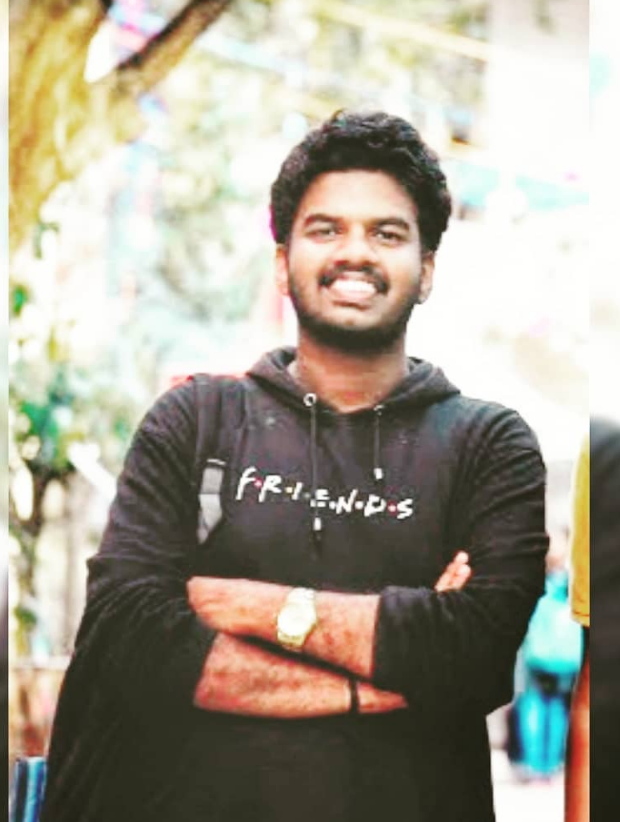
#> input picture image.png, 620 x 822 px
$ jupyter execute Cartoonize.ipynb
#> lines starting #> are read from the running program, lines starting #| are printed output that depends on the picture; after the words box and inside, x2 and y2 are one past the last pixel; in counts of white or black regions, pixels touching at a corner belong together
[cell 1]
import cv2
import numpy as np
import matplotlib.pyplot as plt

[cell 2]
num_down = 2
num_bilateral = 7

[cell 3]
img_rgb = cv2.imread('image.png')
#> img_rgb is the input picture: shape (822, 620, 3); mean B, G, R 143.1, 157.7, 163.3
print(img_rgb.shape)
#| (822, 620, 3)

[cell 4]
img_rgb = cv2.cvtColor(img_rgb,cv2.COLOR_BGR2RGB)
plt.imshow(img_rgb)

[cell 5]
img_rgb = cv2.resize(img_rgb,(800,800))
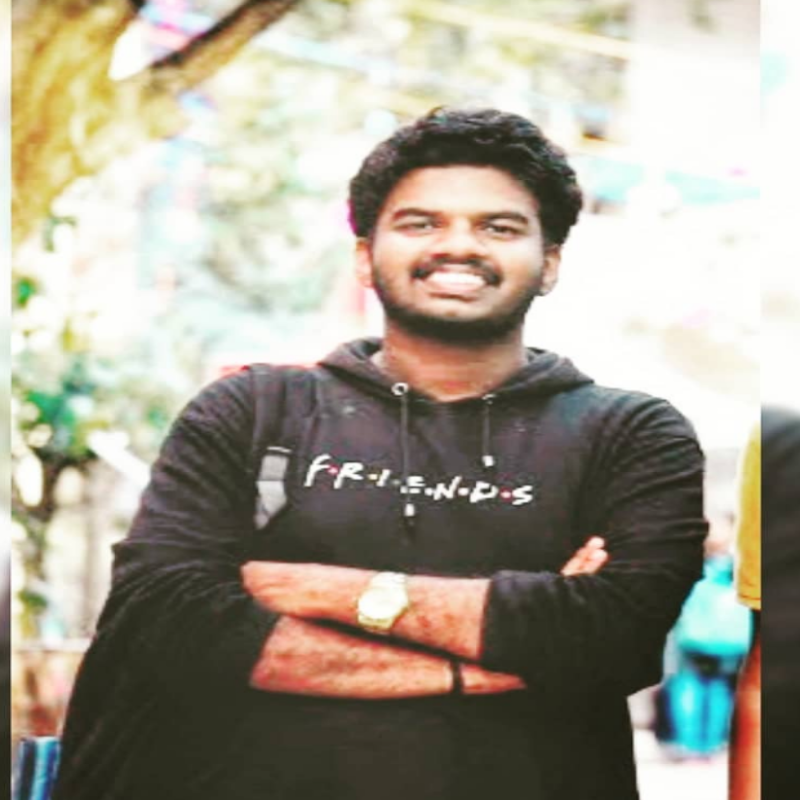
#> img_rgb: shape (800, 800, 3); mean R, G, B 163.2, 157.6, 143
print(img_rgb.shape)
#| (800, 800, 3)

## Downsample the image

[cell 6]
img_color = img_rgb
for _ in range(num_bilateral):
    img_color = cv2.bilateralFilter(img_color,d=9,sigmaColor=9,sigmaSpace=7)

[cell 7]
plt.imshow(img_color)

## Upsample,grayscaling,medium blurring and thresholding

[cell 8]
for _ in range(num_down):
    img_color = cv2.pyrUp(img_color)

[cell 9]
plt.imshow(img_color)

[cell 10]
img_gray = cv2.cvtColor(img_rgb,cv2.COLOR_RGB2GRAY)
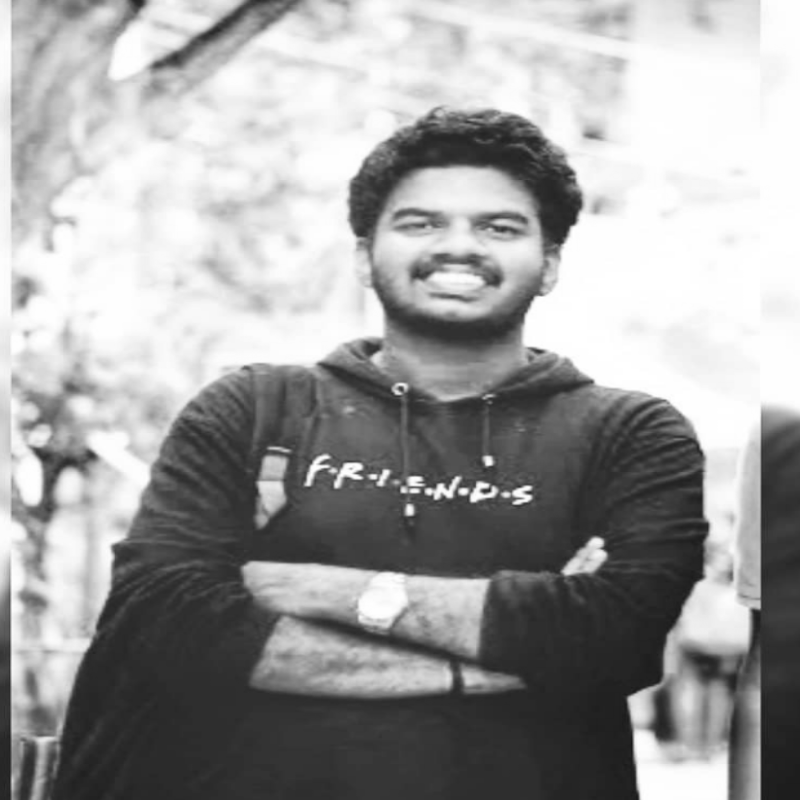
#> img_gray: shape (800, 800); min 23, max 255, mean 157.6
img_blur = cv2.medianBlur(img_gray,11)

[cell 11]
plt.imshow(img_blur,cmap='gray')

[cell 12]
img_edge = cv2.adaptiveThreshold(img_blur,200,cv2.ADAPTIVE_THRESH_MEAN_C,cv2.THRESH_BINARY,blockSize=9,C=2)
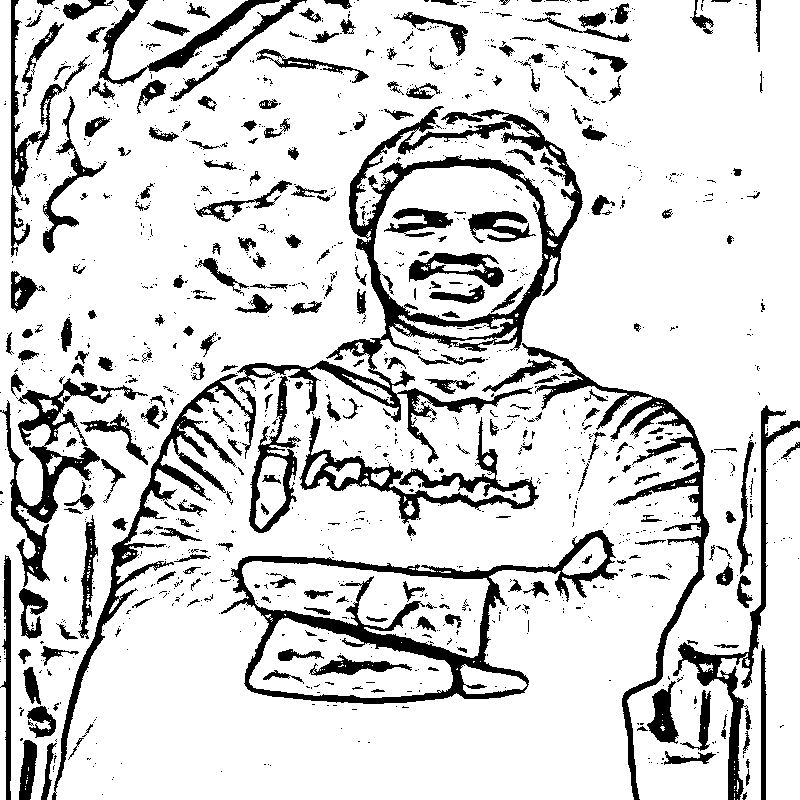
#> img_edge: shape (800, 800); values 0 (black) and 200 (white), 83.9% white; 1348 black regions (1078 under 20 px), largest, box (x1, y1, x2, y2) and area: (235, 106, 583, 464) 15052, (221, 530, 618, 704) 10642, (522, 343, 710, 800) 6334

[cell 13]
plt.imshow(img_edge,cmap='gray')

[cell 14]
img_edge = cv2.cvtColor(img_edge,cv2.COLOR_GRAY2RGB)

[cell 15]
plt.imshow(img_edge)

[cell 16]
img_rgb.shape , img_edge.shape
#> Out = ((800, 800, 3), (800, 800, 3))

[cell 17]
img_cartoon = cv2.bitwise_and(img_rgb,img_edge)
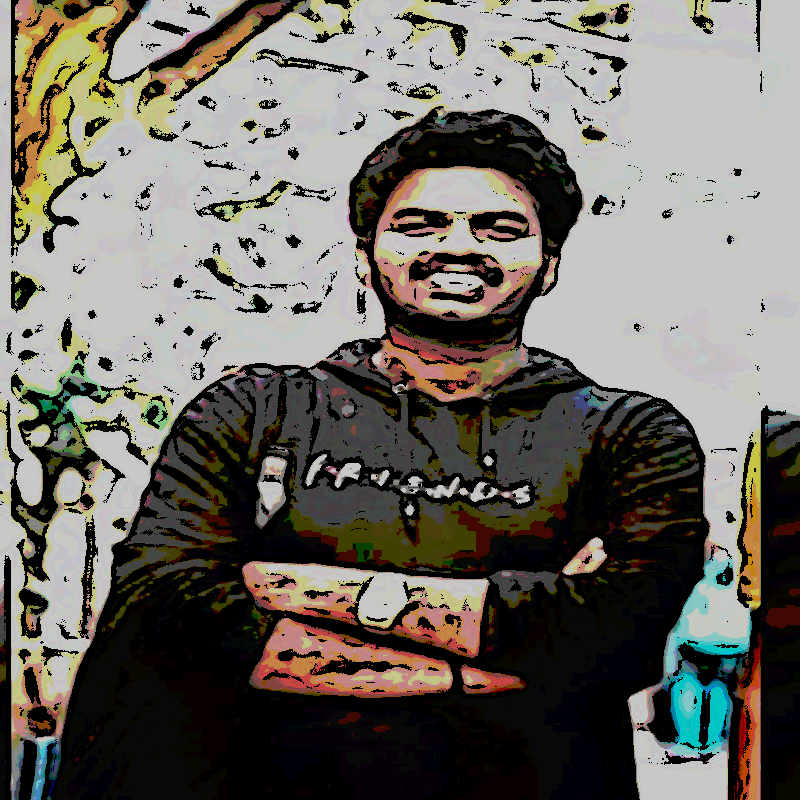
#> img_cartoon: shape (800, 800, 3); mean R, G, B 109.5, 105.6, 98.2
